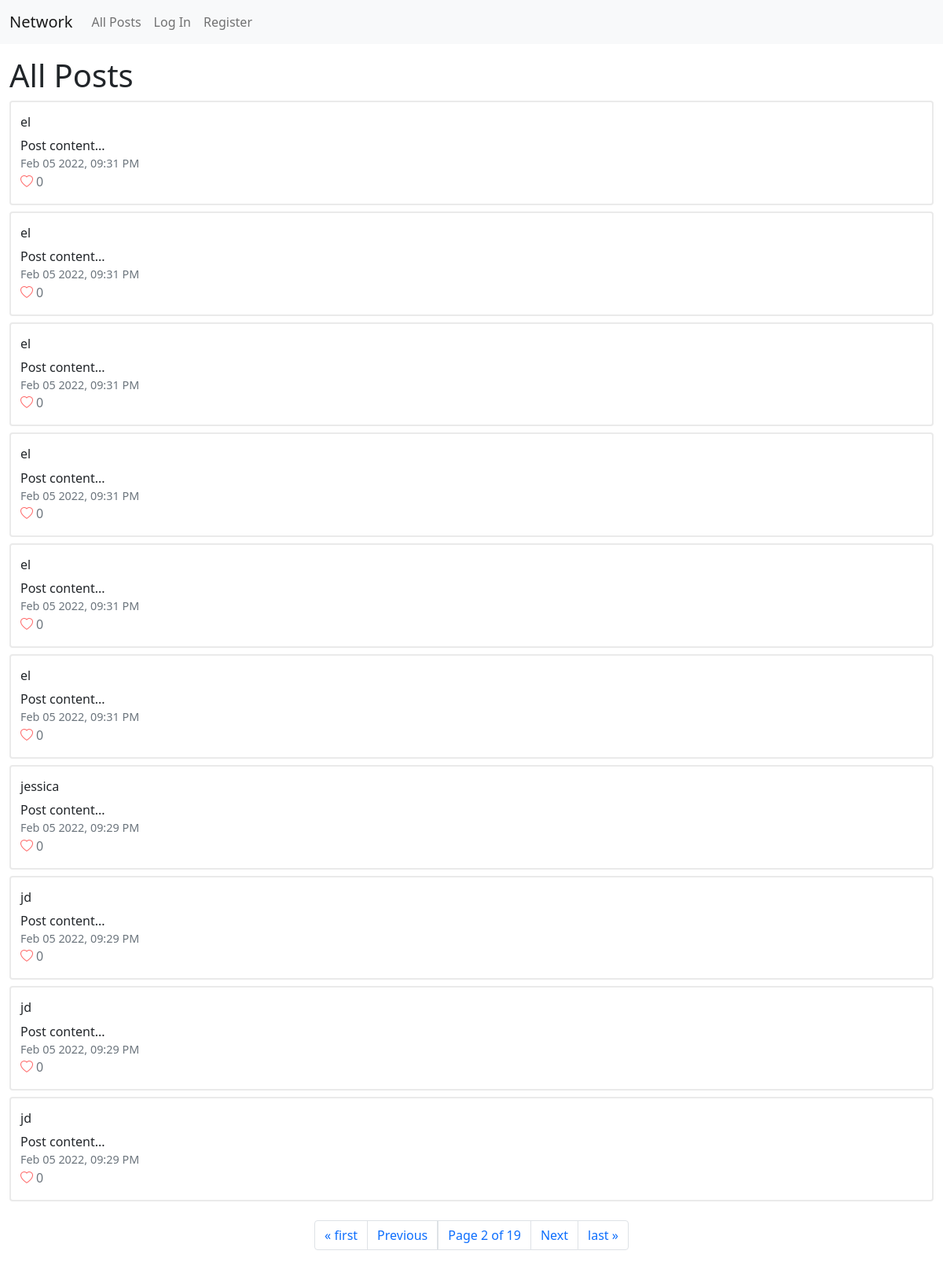
Screenshot of /?page=2 with the database file from the repository.
### network/models.py (models this page shows, shortened)
class Post(models.Model):
    user = models.ForeignKey("User", on_delete=models.CASCADE, related_name="posts")
    content = models.TextField(blank=True)
    timestamp = models.DateTimeField(auto_now_add=True)
    like = models.ManyToManyField("User", blank=True, related_name="liked")
    def timestampOfPost(self):
        return self.timestamp.strftime("%b %d %Y, %I:%M %p")

class User(AbstractUser):
    follows = models.ManyToManyField("User", blank=True, related_name="followers")

### network/views.py (the view)
# urls.py: path("", views.index, name="index"),
def index(request):
    if request.method == "POST":
        postContent = request.POST["content"]
        post = Post.objects.create(
            user=request.user,
            content=postContent
        )
        return HttpResponseRedirect(reverse("index"))
    else:
        posts = Post.objects.all().order_by("id").reverse()
        p = Paginator(posts, 10, orphans=0, allow_empty_first_page=True)
        pageNumber = request.GET.get('page')
        pageObj = p.get_page(pageNumber)
        return render(request, "network/index.html", {
            'page_obj': pageObj
        })

### network/templates/network/index.html (shortened to what this page needs)
{% extends "network/layout.html" %}
{% load static %}
{% block body %}
    <h1>All Posts</h1>
    {% for post in page_obj %}
        <div class="post container-fluid">
            <h6>{{ post.user }}</h6>
            <div class="post-content">{{ post.content }}</div>
            <div class="post-timestamp text-muted">{{ post.timestampOfPost }}</div>
            {% if user in post.like.all %}
                <div><i class="bi bi-heart-fill heart" data-id="{{ post.id }}"></i><span class="text-muted count" id="{{ post.id }}">{{ post.like.all.count }}</span></div>
            {% else %}
                <div><i class="bi bi-heart heart" data-id="{{ post.id }}"></i><span class="text-muted count" id="{{ post.id }}">{{ post.like.all.count }}</span></div>
            {% endif %}
        </div>
    {% endfor %}
    <nav aria-label="Page navigation example" id="pagination">
        <ul class="pagination justify-content-center">
            {% if page_obj.has_previous %}
                <li class="page-item">
                    <a class="page-link" href="?page=1">&laquo; first</a>
                </li>
                <li class="page-item">
                    <a class="page-link" href="?page={{ page_obj.previous_page_number }}">Previous</a>
                </li>
            {% endif %}
            <li class="page-item page-link">Page {{ page_obj.number }} of {{ page_obj.paginator.num_pages  }}</li>
            {% if page_obj.has_next %}
                <li class="page-item">
                    <a class="page-link" href="?page={{ page_obj.next_page_number }}">Next</a>
                </li>
                <li class="page-item">
                    <a class="page-link" href="?page={{ page_obj.paginator.num_pages }}">last &raquo;</a>
                </li>
            {% endif %}
        </ul>
    </nav>
{% endblock %}

### network/static/network/styles.css (style rules this page uses)
* { box-sizing: border-box; }
.new-post, .post { border: 2px solid #eaeaea; border-radius: 4px; padding-top: 1rem; padding-bottom: 1rem; }
#pagination { margin: 1.5rem; }
.post { margin-bottom: 0.5rem; }
.post-timestamp { font-size: 0.9rem !important; }
.heart { color: #ff6666; }
.count { margin-left: 0.25rem; }

### rows the page displays
Post: user "el", content "Post content...", timestampOfPost "Feb 05 2022, 09:31 PM", like.all.count "0"
Post: user "el", content "Post content...", timestampOfPost "Feb 05 2022, 09:31 PM", like.all.count "0"
Post: user "el", content "Post content...", timestampOfPost "Feb 05 2022, 09:31 PM", like.all.count "0"
Post: user "el", content "Post content...", timestampOfPost "Feb 05 2022, 09:31 PM", like.all.count "0"
Post: user "el", content "Post content...", timestampOfPost "Feb 05 2022, 09:31 PM", like.all.count "0"
Post: user "el", content "Post content...", timestampOfPost "Feb 05 2022, 09:31 PM", like.all.count "0"
Post: user "jessica", content "Post content...", timestampOfPost "Feb 05 2022, 09:29 PM", like.all.count "0"
Post: user "jd", content "Post content...", timestampOfPost "Feb 05 2022, 09:29 PM", like.all.count "0"
Post: user "jd", content "Post content...", timestampOfPost "Feb 05 2022, 09:29 PM", like.all.count "0"
Post: user "jd", content "Post content...", timestampOfPost "Feb 05 2022, 09:29 PM", like.all.count "0"

### other values shown
{{ page_obj.number }} "2"
{{ page_obj.paginator.num_pages }} "19"
